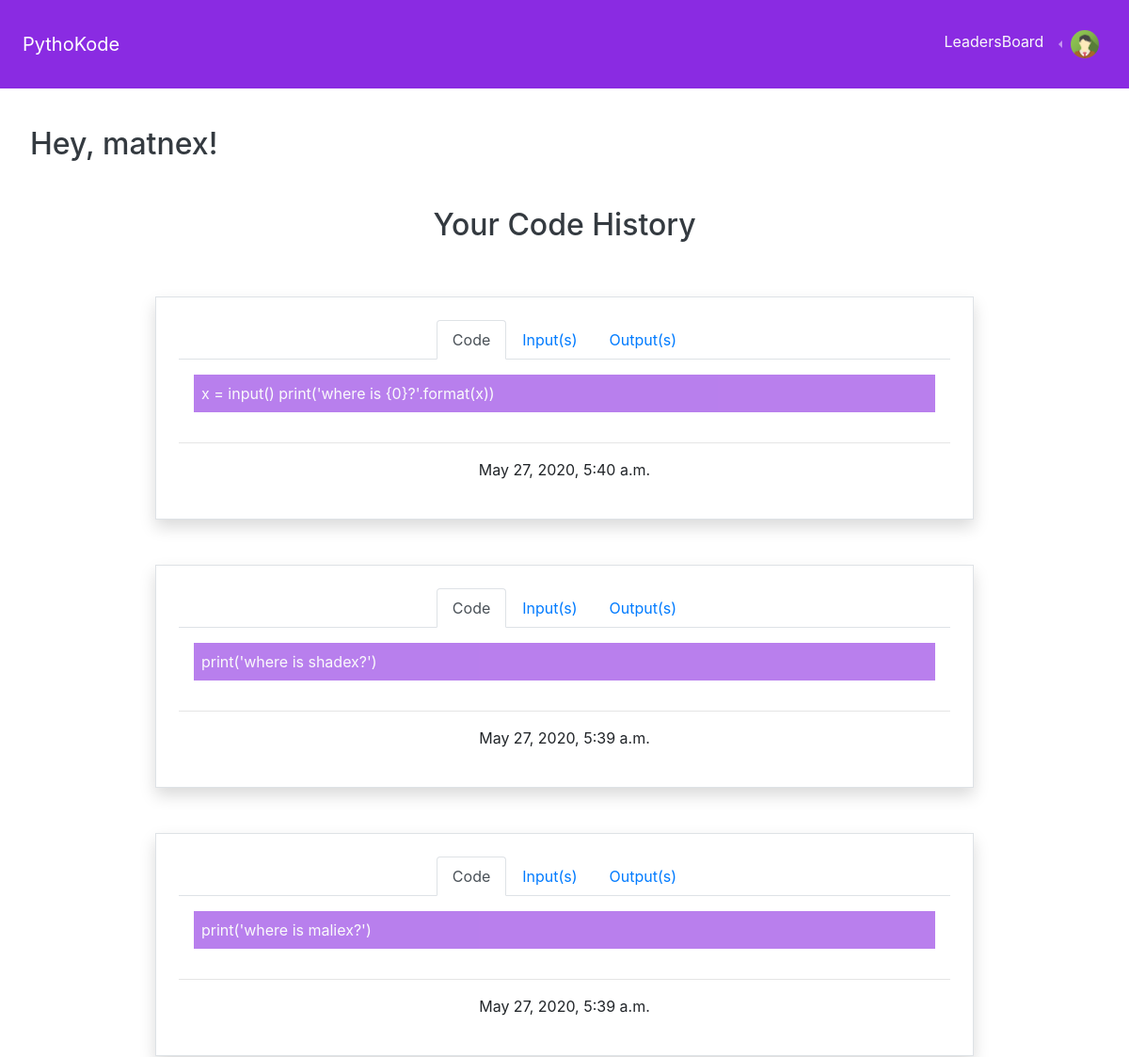
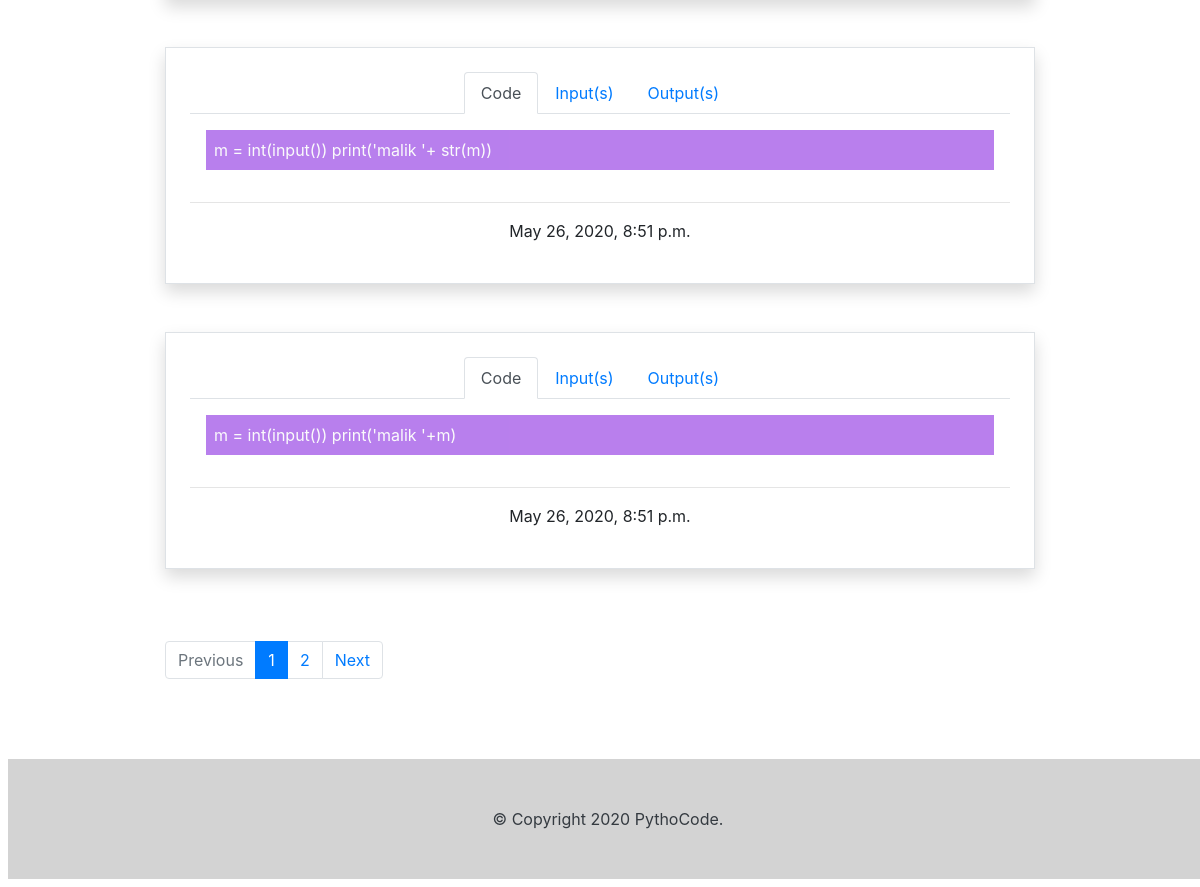
Page /code/hist/matnex/ (signed in) on the committed database (2 pictures, top to bottom).
### kode/models.py (models this page shows, shortened)
class CodeProfile(models.Model):
	user = models.ForeignKey(User, on_delete=models.CASCADE)
	code_body = models.TextField()
	code_inputs = models.TextField(default='None')
	code_outputs = models.TextField(default='None')
	code_points = models.IntegerField(default=0)
	date_posted = models.DateTimeField(auto_now=True)

### kode/views.py (the view)
# urls.py: url(r'^hist/(?P<user>[\w-]+)/$', views.history, name='code_history'),
@login_required(login_url='users:login')
def history(request, user):
	page = request.GET.get('page', 1)
	user = User.objects.get(username=user)
	hist = CodeProfile.objects.filter(user=user.id).order_by('-date_posted')
	paginator = Paginator(hist, 5)
	try:
		hist = paginator.page(page)
	except PageNotAnInteger:
		hist = paginator.page(1)
	except EmptyPage:
		hist = paginator.page(paginator.num_pages)
	return render(request, 'kode/code-history.html', {'histories': hist,})

### templates/kode/code-history.html (shortened to what this page needs)
{% extends 'base.html' %}
{% load static %}
{% block content %}
	<h2 class="text-center text-dark mt-4">
		Your Code History
	</h2>
	<div class="container w-75 text-center pt-5 pb-3">
		{% for history in histories %}
		<div class="container bg-white shadow border border-rounded p-4 mb-5">
			<ul class="nav nav-tabs justify-content-center" id="myTab" role="tablist">
			  <li class="nav-item">
			    <a class="nav-link active" id="code-tab-{{history.id}}" data-toggle="tab" href="#code-{{history.id}}" role="tab" aria-controls="code-{{history.id}}" aria-selected="true">Code</a>
			  </li>
			  <li class="nav-item">
			    <a class="nav-link" id="input-tab-{{history.id}}" data-toggle="tab" href="#input-{{history.id}}" role="tab" aria-controls="input-{{history.id}}" aria-selected="false">Input(s)</a>
			  </li>
			  <li class="nav-item">
			    <a class="nav-link" id="output-tab-{{history.id}}" data-toggle="tab" href="#output-{{history.id}}" role="tab" aria-controls="output-{{history.id}}" aria-selected="false">Output(s)</a>
			  </li>
			</ul>
			<div class="tab-content" id="myTabContent">
			  <div class="tab-pane fade show active p-3" id="code-{{history.id}}" role="tabpanel" aria-labelledby="code-tab-{{history.id}}">
			  	<div class="container text-light p-2 text-left" style="background: blueviolet; opacity: 0.6;">
			  		{{history.code_body}}
			  	</div>
			  </div>
			</div>
			<hr/>
			<p>{{history.date_posted}}</p>
		</div>
		{% endfor %}
		<br>
		{% if histories.has_other_pages %}
				<nav aria-label="...">
					<ul class="pagination">
					{% if histories.has_previous %}
						<li class="page-item">
							<a class="page-link" href="?page={{histories.previous_page_number}}">Previous</a>
						</li>
					{% else %}
						<li class="page-item disabled">
							<a class="page-link" href="#">Previous</a>
						</li>
					{% endif %}
					{% for i in histories.paginator.page_range %}
					{% if histories.number == i %}
						<li class="page-item active">
							<a class="page-link">{{i}}</a>
						</li>
					{% else %}
						<li class="page-item">
							<a class="page-link" href="?page={{i}}">{{i}}</a>
						</li>
					{% endif %}
					{% endfor %}
					{% if histories.has_next %}
						<li class="page-item">
							<a class="page-link" href="?page={{histories.next_page_number}}">Next</a>
						</li>
					{% else %}
						<li class="page-item disabled">
							<a class="page-link">Next</a>
						</li>
					{% endif %}
					</ul>
				</nav>
		{% endif %}
	</div>
{% endblock %}

### templates/base.html (shortened to what this page needs)
<!DOCTYPE html>
{% load static %}
<html>
<head>
	<link rel="stylesheet" type="text/css" href="{% static 'src/bootstrap/css/bootstrap.min.css' %}">
	<link rel="stylesheet" type="text/css" href="{% static 'src/font/css/font-awesome.css' %}">
	<link rel="stylesheet" type="text/css" href="{% static 'src/asset/css/styles.css' %}">
</head>
<body>
<nav class="navbar navbar-expand-lg navbar-dark mb-3 p-4" style="background: blueviolet;">
  <a class="navbar-brand" href="{% url 'kode:home_default' %}">PythoKode</a>
  <div class="collapse navbar-collapse" id="nv">
    <ul class="navbar-nav ml-auto">
      <li class="nav-item">
        <a class="nav-link text-light" href="{% url 'kode:leaderboard' %}">LeadersBoard</a>
      </li>
      <li class="nav-item dropdown dropleft">
        <a class="nav-link dropdown-toggle" href="#" id="navbarDropdown" role="button" data-toggle="dropdown" aria-haspopup="true" aria-expanded="false">
          <img class="rounded rounded-circle border-0" src="{% static 'images/emoji2.png' %}" width="30" height="30">
        </a>
      </li>
    </ul>
  </div>
</nav>
<h2 class="text-dark m-2 p-4">
  Hey, {{ user.username }}!
</h2>
	{% block content %}
	{% endblock %}
	<div class="container-fluid m-2 mt-5 mb-0 text-dark text-center p-5" style="background: lightgrey;">
		&copy; Copyright 2020 PythoCode.
	</div>
</body>
</html>

### rows in the picture
CodeProfile: code_body "x = input() print('where is {0}?'.format(x))", date_posted "May 27, 2020, 5:40 a.m."
CodeProfile: code_body "print('where is shadex?')", date_posted "May 27, 2020, 5:39 a.m."
CodeProfile: code_body "print('where is maliex?')", date_posted "May 27, 2020, 5:39 a.m."
CodeProfile: code_body "m = int(input()) print('malik '+ str(m))", date_posted "May 26, 2020, 8:51 p.m."
CodeProfile: code_body "m = int(input()) print('malik '+m)", date_posted "May 26, 2020, 8:51 p.m."

### other values in the picture
{{ user.username }} "matnex"
{{ i }} "1"
{{ i }} "2"
